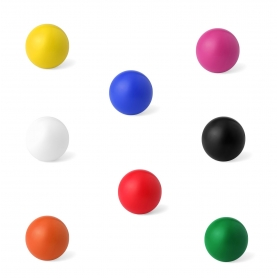
#> input picture Semana4/esferas.jpg, 278 x 278 px
$ python colores.py
#> lines starting #> are read from the running program, lines starting #| are printed output that depends on the picture; after the words box and inside, x2 and y2 are one past the last pixel; in counts of white or black regions, pixels touching at a corner belong together
import cv2
import numpy as np
image = cv2.imread('esferas.jpg')
#> image is the input picture: shape (278, 278, 3); mean B, G, R 229.7, 230.9, 237.9
gray = cv2.cvtColor(image,cv2.COLOR_BGR2GRAY)
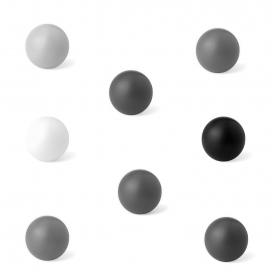
#> gray: shape (278, 278); min 5, max 255, mean 232.9
canny = cv2.Canny(gray,10,150)
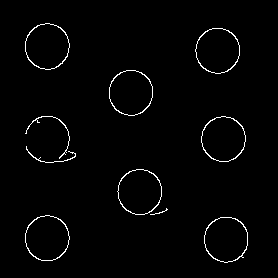
#> canny: shape (278, 278); 1.7% white in thin lines or dots, all inside (x1, y1, x2, y2) = (25, 23, 248, 263)
cv2.imshow('tono gris', gray)
#cv2.imshow('Canny',canny)
azul_bajo = np.array([110,50,50])
azul_alto = np.array([130,255,255])
hsv = cv2.cvtColor(image,cv2.COLOR_BGR2HSV)
#> hsv: shape (278, 278, 3); mean H, S, V 14.9, 23.3, 242.8
mascara_azul = cv2.inRange(hsv,azul_bajo,azul_alto)
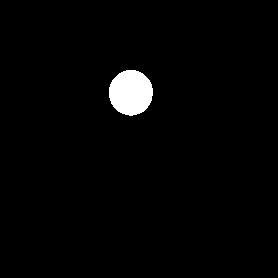
#> mascara_azul: shape (278, 278); 2% white; 1 white region, box (x1, y1, x2, y2) and area: (109, 70, 153, 116) 1579
mascara_visualizado = cv2.bitwise_and(image,image,mask=mascara_azul)
cv2.imshow('mascarasoloazul',mascara_visualizado)

cv2.waitKey(0)           # Espera hasta que presiones una tecla
cv2.destroyAllWindows()  # Cierra todas las ventanas abiertas
